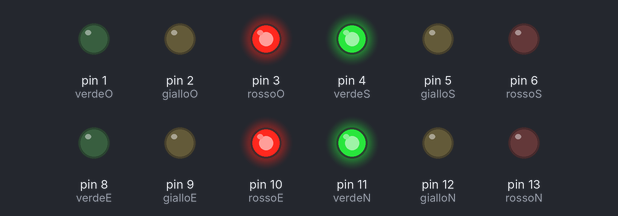
Recording of a sketch running on a simulated Arduino Uno, built with avr-gcc and run on an emulated ATmega328P. Parts: output pins drawn as LEDs (lit = HIGH).

Above: at 2.5 s.
At 6.0 s:
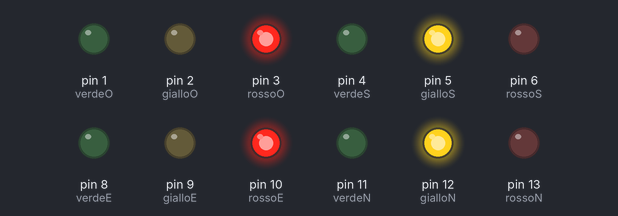
At 7.5 s:
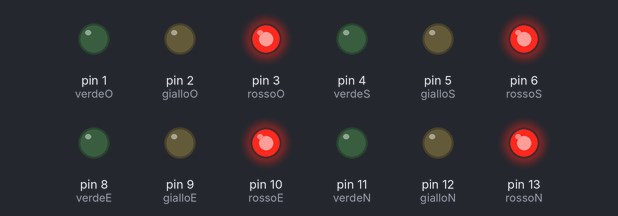
At 10.5 s:
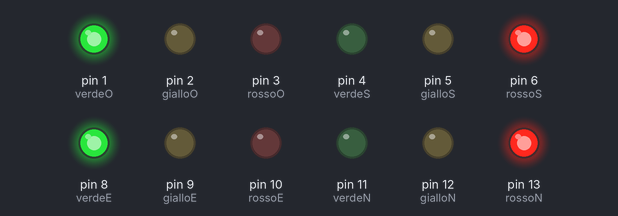
At 14.0 s:
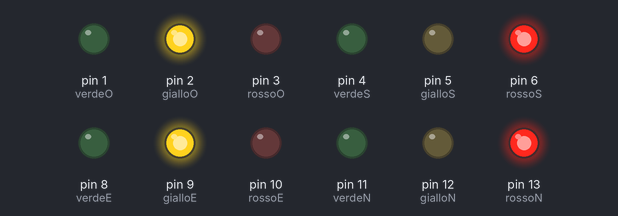
Timing chart, 0 to 20.8 s (numbered marks = the images above):
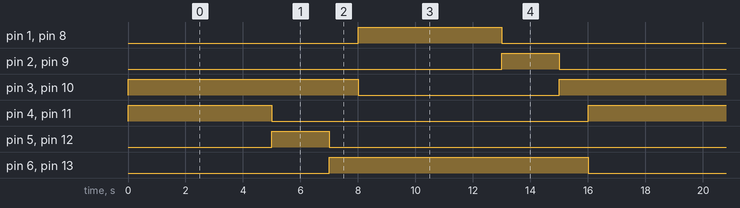

Measured:
- by itself, pin 1 (verdeO), pin 4 (verdeS), pin 8 (verdeE), pin 11 (verdeN): alternates HIGH for 5.0 s and LOW for 11.0 s
- by itself, pin 2 (gialloO), pin 5 (gialloS), pin 9 (gialloE), pin 12 (gialloN): alternates HIGH for 2.0 s and LOW for 14.0 s
- by itself, pin 3 (rossoO), pin 6 (rossoS), pin 10 (rossoE), pin 13 (rossoN): alternates HIGH for 9.0 s and LOW for 7.0 s

The sketch:

incrocio_4semafori1.ino
```cpp
int rossoN=13;
int gialloN=12;
int verdeN=11;
int rossoS=6;
int gialloS=5;
int verdeS=4;
int rossoO=3;
int gialloO=2;
int verdeO=1;
int rossoE=10;
int gialloE=9;
int verdeE=8;

void setup(){
  pinMode(rossoN, OUTPUT);
  pinMode(gialloN, OUTPUT);
  pinMode(verdeN, OUTPUT);
  pinMode(rossoS, OUTPUT);
  pinMode(gialloS, OUTPUT);
  pinMode(verdeS, OUTPUT);
  pinMode(rossoO, OUTPUT);
  pinMode(gialloO, OUTPUT);
  pinMode(verdeO, OUTPUT);
  pinMode(rossoE, OUTPUT);
  pinMode(gialloE, OUTPUT);
  pinMode(verdeE, OUTPUT);
}

void loop() {
  // NORD e SUD VERDI EST e OVEST ROSSI
  digitalWrite(verdeN, HIGH); digitalWrite(verdeS, HIGH);
  digitalWrite(rossoN, LOW);  digitalWrite(rossoS, LOW);
  digitalWrite(gialloN, LOW); digitalWrite(gialloS, LOW);

  digitalWrite(rossoE, HIGH); digitalWrite(rossoO, HIGH);
  digitalWrite(verdeE, LOW);  digitalWrite(verdeO, LOW);
  digitalWrite(gialloE, LOW); digitalWrite(gialloO, LOW);
  delay(5000);

  //  NORD e SUD GIALLI EST e OVEST ROSSI
  digitalWrite(verdeN, LOW);   digitalWrite(verdeS, LOW);
  digitalWrite(gialloN, HIGH); digitalWrite(gialloS, HIGH);
  delay(2000);


  digitalWrite(gialloN, LOW); digitalWrite(gialloS, LOW);
  digitalWrite(rossoN, HIGH); digitalWrite(rossoS, HIGH);
  delay(1000);

  //  EST e OVEST VERDI NORD e SUD ROSSI
  digitalWrite(rossoE, LOW);  digitalWrite(rossoO, LOW);
  digitalWrite(verdeE, HIGH); digitalWrite(verdeO, HIGH);

  digitalWrite(rossoN, HIGH); digitalWrite(rossoS, HIGH);
  delay(5000);

  //EST e OVEST GIALLI NORD e SUD ROSSI
  digitalWrite(verdeE, LOW);   digitalWrite(verdeO, LOW);
  digitalWrite(gialloE, HIGH); digitalWrite(gialloO, HIGH);
  delay(2000);


  digitalWrite(gialloE, LOW); digitalWrite(gialloO, LOW);
  digitalWrite(rossoE, HIGH); digitalWrite(rossoO, HIGH);
  delay(1000);
}
```
